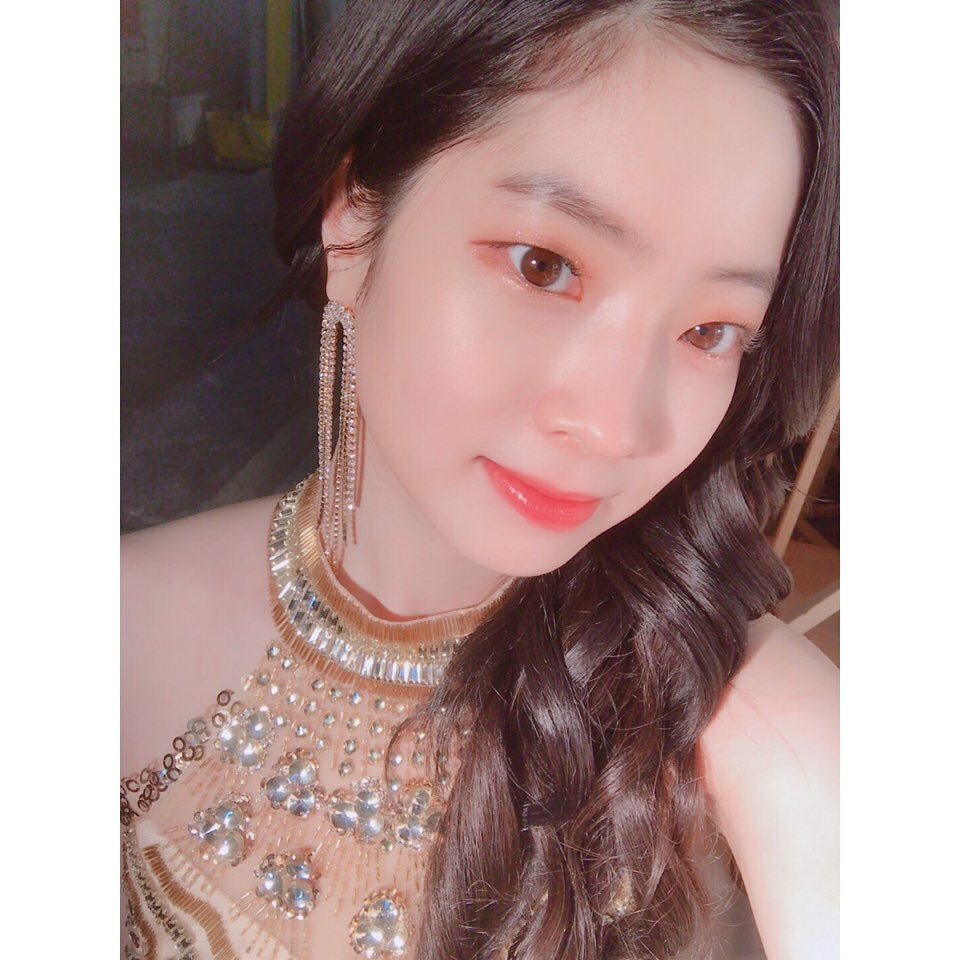
#> input picture images/dahyun.jpg, 960 x 960 px, found by its file name
$ jupyter execute --allow-errors 'BASIC OPERATIONS ON IMAGES.ipynb'
#> lines starting #> are read from the running program, lines starting #| are printed output that depends on the picture; after the words box and inside, x2 and y2 are one past the last pixel; in counts of white or black regions, pixels touching at a corner belong together
[cell 1]
import numpy as np
import cv2 as cv

[cell 2]
img = cv.imread("dahyun.jpg")
#> img is the input picture: shape (960, 960, 3); mean B, G, R 145.7, 148.6, 173.3

[cell 3]
cv.imshow("Dahyun", img)
cv.waitKey(0)
cv.destroyAllWindows()

[cell 4]
px = img[0:600, 0:600]
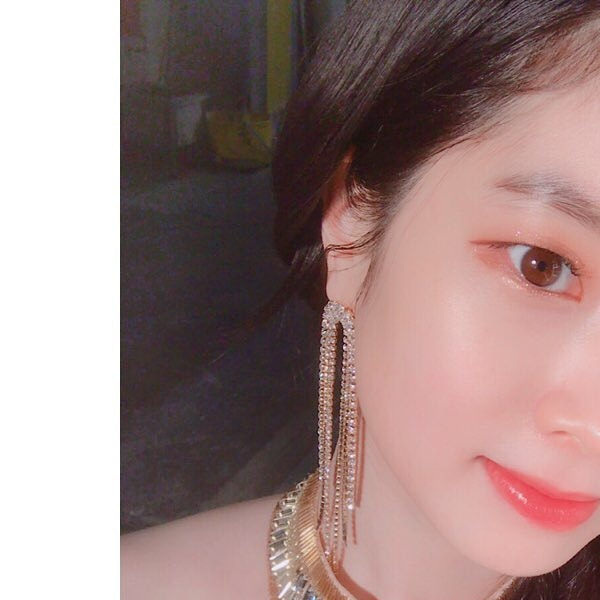
#> px: shape (600, 600, 3); mean B, G, R 130.2, 132.3, 157.2

[cell 5]
img.size
#> Out = 2764800

[cell 6]
img.dtype

[cell 7]
eye = img[240:300, 470:585]
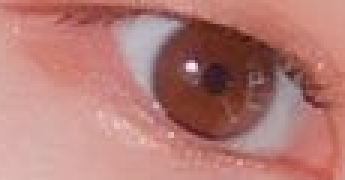
#> eye: shape (60, 115, 3) (shown 3 times larger); mean B, G, R 116.9, 122.7, 180.1

[cell 8]
img[170:230, 600:715] = eye
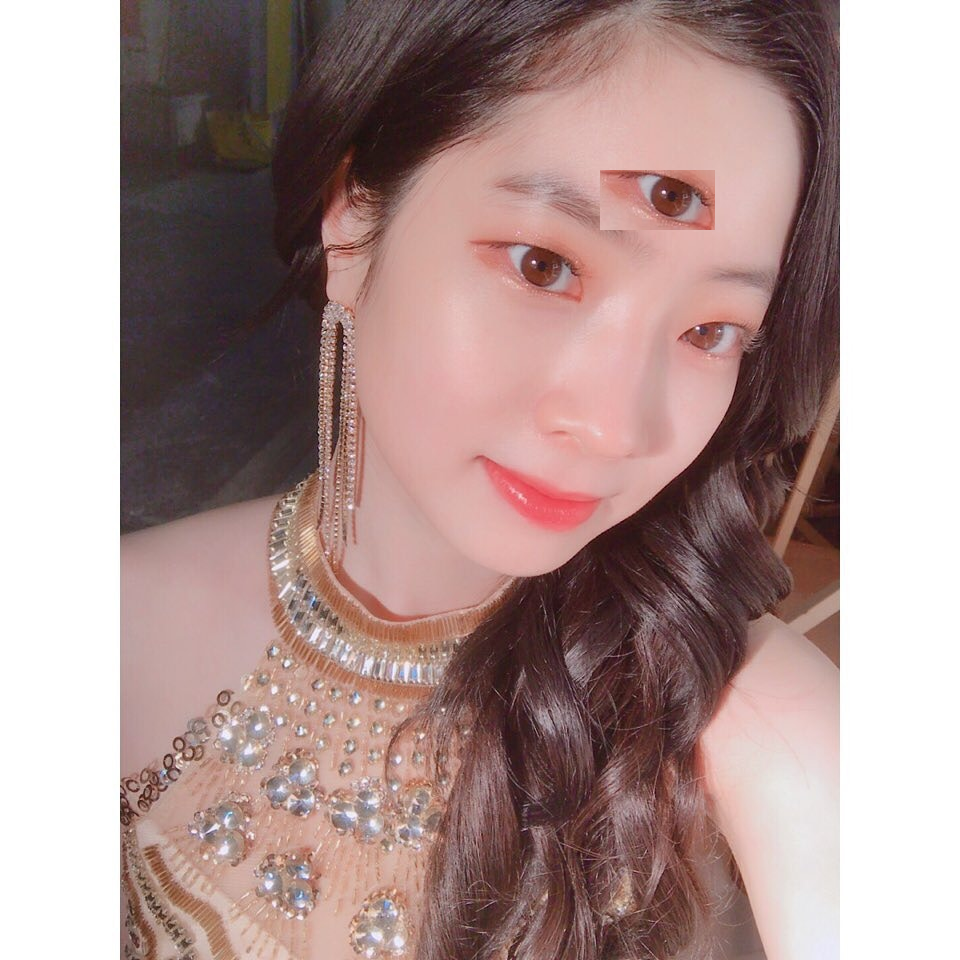
#> img: shape (960, 960, 3); 0.75% of pixels changed, all inside (x1, y1, x2, y2) = (600, 170, 715, 230)

[cell 9]
cv.imshow("Dahyun", img)
cv.imshow("Eye", eye)
cv.waitKey(0)
cv.destroyAllWindows()

[cell 10]
cv.imwrite("DahyunThirdEye.jpg", img)
#> Out = True

[cell 11]
b = img[:,:,0]
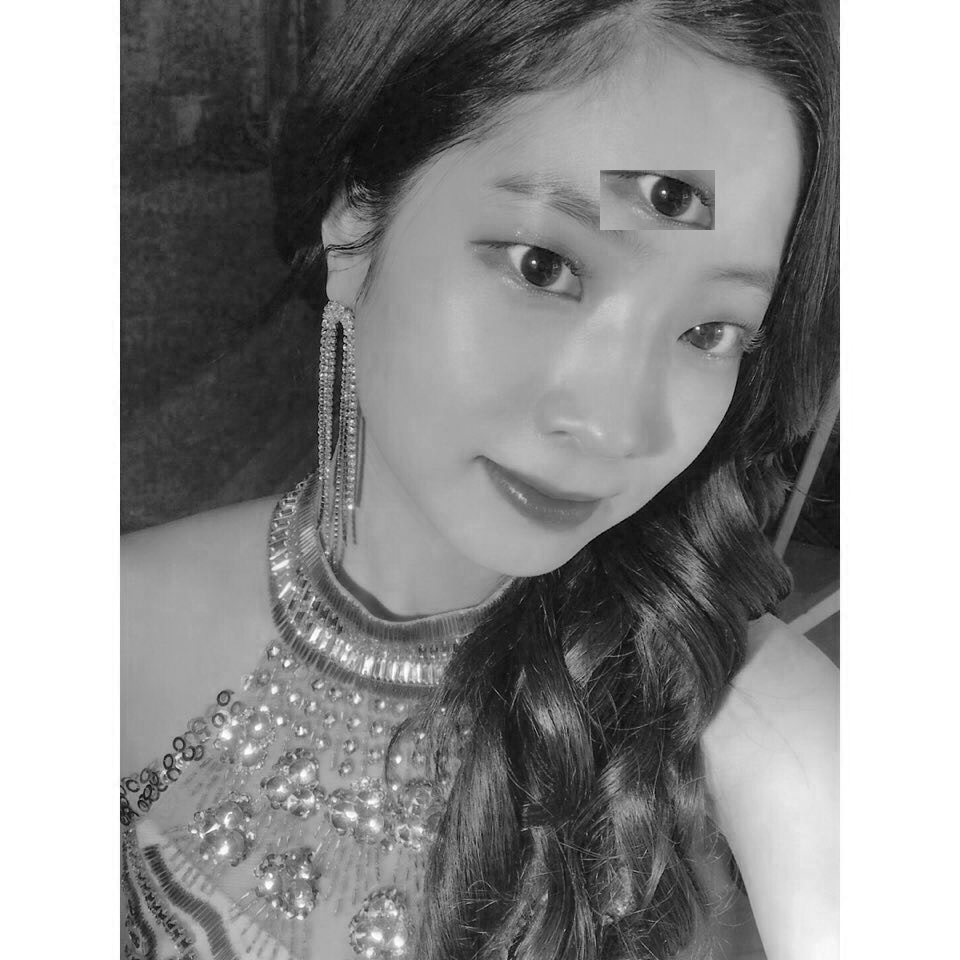
#> b: shape (960, 960); min 0, max 255, mean 145.3
g = img[:,:,1]
r = img[:,:,2]
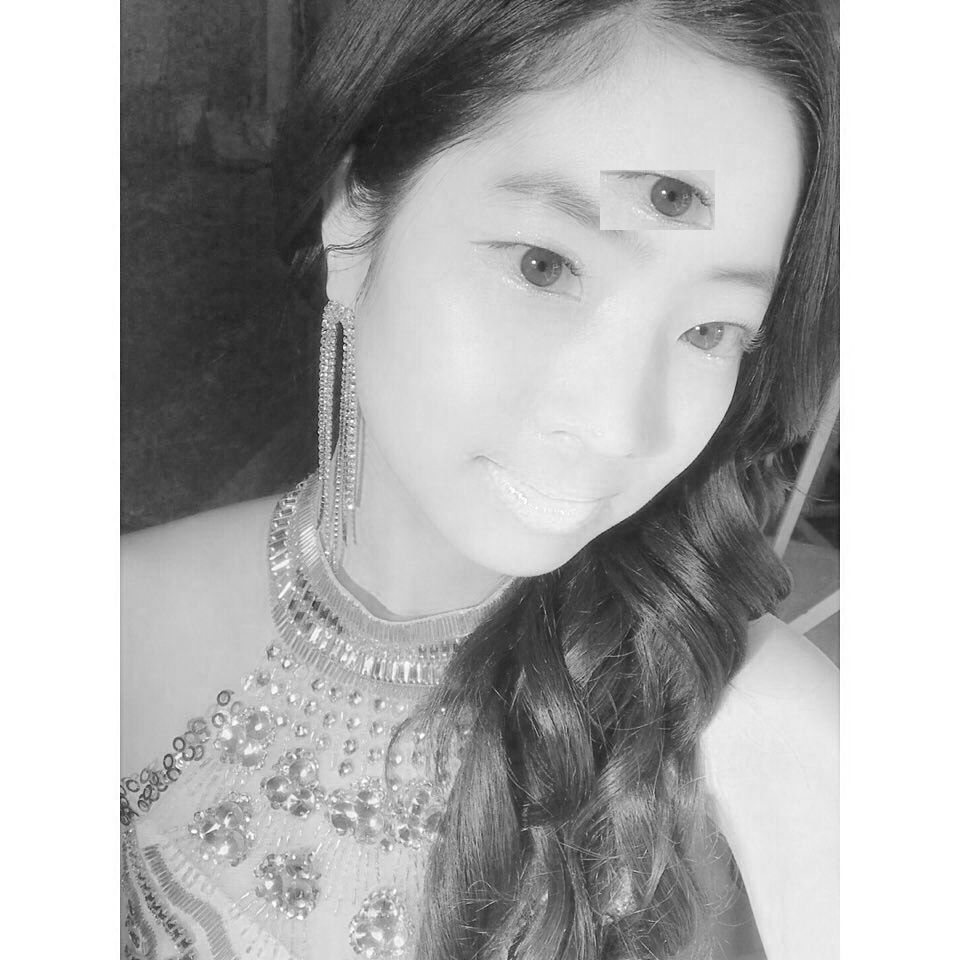
#> r: shape (960, 960); min 19, max 255, mean 173

#> (a cell that did not finish here is left out)

[cell 13]
ax = np.dstack((r,g,b))

[cell 14]
cv.imwrite("DahyunBlue.jpg", ax)
#> Out = True

[cell 15]
ax.shape
#> Out = (960, 960, 3)

[cell 16]
img.shape
#> Out = (960, 960, 3)

[cell 17]
from matplotlib import pyplot as plt
BLUE = [255,0,0]
img1 = cv.imread('dahyun.jpg')
replicate = cv.copyMakeBorder(img1,10,10,10,10,cv.BORDER_REPLICATE)
reflect = cv.copyMakeBorder(img1,10,10,10,10,cv.BORDER_REFLECT)
reflect101 = cv.copyMakeBorder(img1,10,10,10,10,cv.BORDER_REFLECT_101)
wrap = cv.copyMakeBorder(img1,10,10,10,10,cv.BORDER_WRAP)
constant= cv.copyMakeBorder(img1,10,10,10,10,cv.BORDER_CONSTANT,value=BLUE)
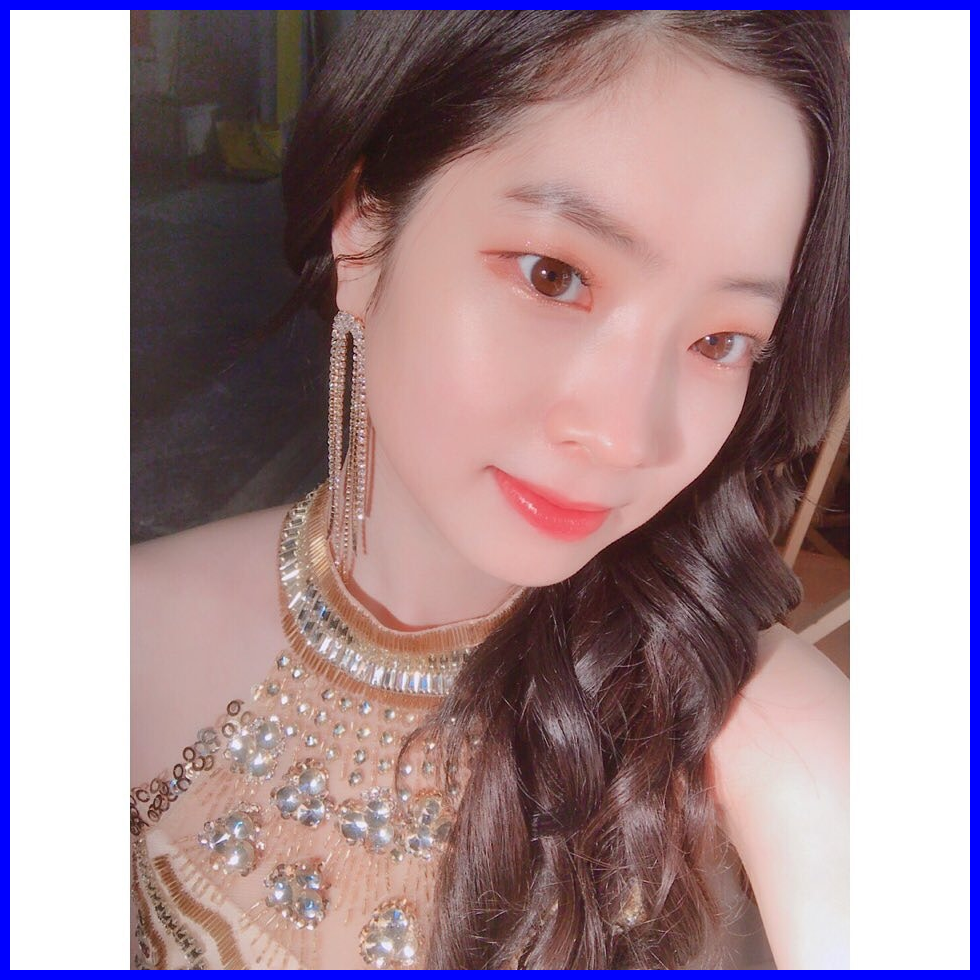
#> constant: shape (980, 980, 3); mean B, G, R 150.2, 142.6, 166.3
plt.subplot(231),plt.imshow(img1,'gray'),plt.title('ORIGINAL')
plt.subplot(232),plt.imshow(replicate,'gray'),plt.title('REPLICATE')
plt.subplot(233),plt.imshow(reflect,'gray'),plt.title('REFLECT')
plt.subplot(234),plt.imshow(reflect101,'gray'),plt.title('REFLECT_101')
plt.subplot(235),plt.imshow(wrap,'gray'),plt.title('WRAP')
plt.subplot(236),plt.imshow(constant,'gray'),plt.title('CONSTANT')
plt.show()
#> figure, not shown here; B, G, R data is drawn as R, G, B
